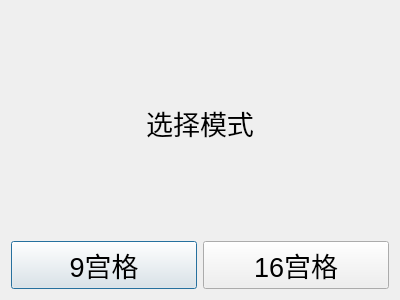
<?xml version="1.0" encoding="UTF-8"?>
<ui version="4.0">
 <class>Selector</class>
 <widget class="QDialog" name="Selector">
  <property name="windowModality">
   <enum>Qt::NonModal</enum>
  </property>
  <property name="geometry">
   <rect>
    <x>0</x>
    <y>0</y>
    <width>400</width>
    <height>300</height>
   </rect>
  </property>
  <property name="windowTitle">
   <string>SchulteGrid (舒尔特方格法)</string>
  </property>
  <property name="windowIcon">
   <iconset resource="UiSettings.qrc">
    <normaloff>:/UI/UiSettings/logo.ico</normaloff>:/UI/UiSettings/logo.ico</iconset>
  </property>
  <property name="toolTip">
   <string/>
  </property>
  <property name="whatsThis">
   <string>舒尔特方格法</string>
  </property>
  <layout class="QVBoxLayout" name="verticalLayout">
   <item>
    <widget class="QLabel" name="label">
     <property name="font">
      <font>
       <family>Arial</family>
       <pointsize>20</pointsize>
      </font>
     </property>
     <property name="text">
      <string>选择模式</string>
     </property>
     <property name="alignment">
      <set>Qt::AlignCenter</set>
     </property>
    </widget>
   </item>
   <item>
    <layout class="QHBoxLayout" name="horizontalLayout">
     <item>
      <widget class="QPushButton" name="nineBtn">
       <property name="font">
        <font>
         <family>Arial</family>
         <pointsize>20</pointsize>
        </font>
       </property>
       <property name="text">
        <string>9宫格</string>
       </property>
      </widget>
     </item>
     <item>
      <widget class="QPushButton" name="sixteenBtn">
       <property name="font">
        <font>
         <family>Arial</family>
         <pointsize>20</pointsize>
        </font>
       </property>
       <property name="text">
        <string>16宫格</string>
       </property>
      </widget>
     </item>
    </layout>
   </item>
  </layout>
 </widget>
 <resources>
  <include location="UiSettings.qrc"/>
 </resources>
 <connections/>
</ui>
